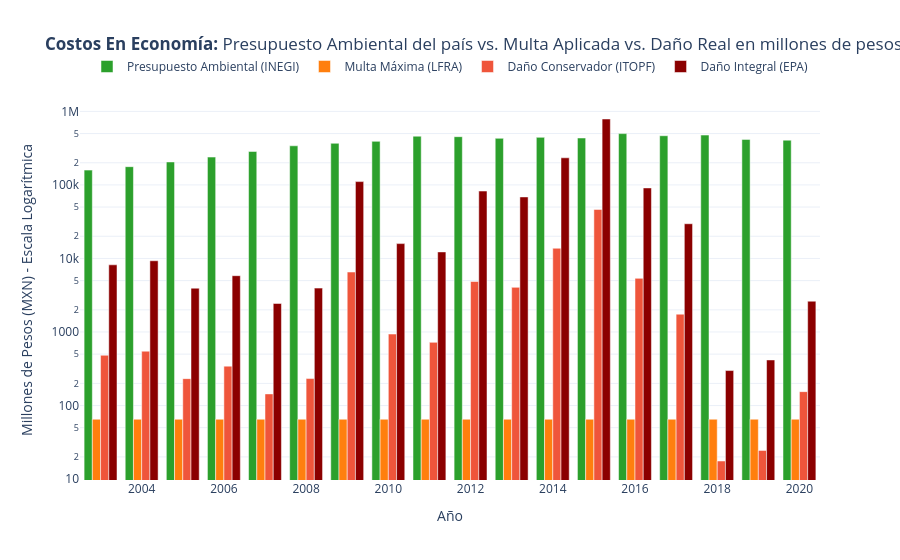

Notebook code for this chart:
### Code cell
import plotly.graph_objects as go

fig = go.Figure()

# 1. Gasto del Gobierno (Verde)
fig.add_trace(go.Bar(
    x=df_triangulo['año'],
    y=df_triangulo['Gasto Protección Ambiental (Millones MXN)'],
    name='Presupuesto Ambiental (INEGI)',
    marker_color='#2ca02c'
))

# 2. Multa Máxima de la Ley (Naranja)
fig.add_trace(go.Bar(
    x=df_triangulo['año'],
    y=df_triangulo['Multa Máxima LFRA (Millones MXN)'],
    name='Multa Máxima (LFRA)',
    marker_color='#ff7f0e'
))

# 3. Costo Conservador ITOPF (Rojo claro)
fig.add_trace(go.Bar(
    x=df_triangulo['año'],
    y=df_triangulo['Costo Limpieza ITOPF (Millones MXN)'],
    name='Daño Conservador (ITOPF)',
    marker_color='#ef553b'
))

# 4. Costo Integral EPA (Rojo oscuro - El Monstruo)
fig.add_trace(go.Bar(
    x=df_triangulo['año'],
    y=df_triangulo['Costo Restauración EPA (Millones MXN)'],
    name='Daño Integral (EPA)',
    marker_color='#8b0000'
))

fig.update_layout(
    title='<b>Costos En Economía:</b> Presupuesto Ambiental del país vs. Multa Aplicada vs. Daño Real en millones de pesos',
    xaxis_title='Año',
    yaxis_title='Millones de Pesos (MXN) - Escala Logarítmica', # Actualizamos el título
    yaxis_type='log', # <--- AQUÍ ESTÁ LA MAGIA MATEMÁTICA
    barmode='group',
    template='plotly_white',
    hovermode='x unified',
    legend=dict(
        orientation="h",
        yanchor="bottom",
        y=1.05,
        xanchor="center",
        x=0.5
    )
)

fig.show()

### Figure 1 — Plotly figure (JSON) as saved in the notebook; plotly's stock layout.template omitted (floating-point values rounded to 4 significant figures)
{"data": [{"marker": {"color": "#2ca02c"}, "name": "Presupuesto Ambiental (INEGI)", "type": "bar", "x": [2003, 2004, 2005, 2006, 2007, 2008, 2009, 2010, 2011, 2012, 2013, 2014, 2015, 2016, 2017, 2018, 2019, 2020], "y": [158900.0, 177100.0, 205300.0, 239100.0, 285000.0, 340400.0, 368000.0, 391000.0, 459800.0, 452800.0, 430000.0, 443300.0, 434400.0, 498300.0, 466700.0, 476300.0, 415900.0, 406100.0]}, {"marker": {"color": "#ff7f0e"}, "name": "Multa Máxima (LFRA)", "type": "bar", "x": [2003, 2004, 2005, 2006, 2007, 2008, 2009, 2010, 2011, 2012, 2013, 2014, 2015, 2016, 2017, 2018, 2019, 2020], "y": [65.1, 65.1, 65.1, 65.1, 65.1, 65.1, 65.1, 65.1, 65.1, 65.1, 65.1, 65.1, 65.1, 65.1, 65.1, 65.1, 65.1, 65.1]}, {"marker": {"color": "#ef553b"}, "name": "Daño Conservador (ITOPF)", "type": "bar", "x": [2003, 2004, 2005, 2006, 2007, 2008, 2009, 2010, 2011, 2012, 2013, 2014, 2015, 2016, 2017, 2018, 2019, 2020], "y": [482.4, 547.8, 232.1, 343.3, 143.9, 232.7, 6533.0, 937.3, 722.5, 4860.0, 4044.0, 13760.0, 46400.0, 5359.0, 1746.0, 17.6, 24.54, 154.5]}, {"marker": {"color": "#8b0000"}, "name": "Daño Integral (EPA)", "type": "bar", "x": [2003, 2004, 2005, 2006, 2007, 2008, 2009, 2010, 2011, 2012, 2013, 2014, 2015, 2016, 2017, 2018, 2019, 2020], "y": [8190.0, 9301.0, 3941.0, 5829.0, 2443.0, 3951.0, 110900.0, 15910.0, 12270.0, 82510.0, 68650.0, 233700.0, 787700.0, 90980.0, 29650.0, 298.8, 416.6, 2623.0]}], "layout": {"barmode": "group", "hovermode": "x unified", "legend": {"orientation": "h", "x": 0.5, "xanchor": "center", "y": 1.05, "yanchor": "bottom"}, "title": {"text": "<b>Costos En Economía:</b> Presupuesto Ambiental del país vs. Multa Aplicada vs. Daño Real en millones de pesos"}, "xaxis": {"title": {"text": "Año"}}, "yaxis": {"title": {"text": "Millones de Pesos (MXN) - Escala Logarítmica"}, "type": "log"}}}
